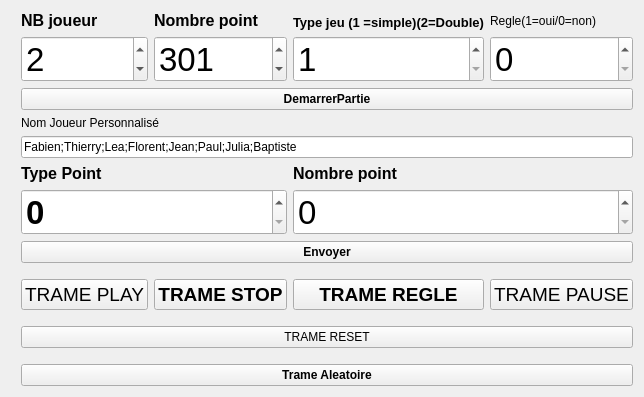
       <widget class="QWidget" name="testTrame">
        <attribute name="title">
         <string>Test Trame</string>
        </attribute>
        <layout class="QHBoxLayout" name="horizontalLayout_4">
         <item>
          <layout class="QVBoxLayout" name="verticalLayout_7">
           <property name="leftMargin">
            <number>5</number>
           </property>
           <item>
            <layout class="QGridLayout" name="gridLayout_5">
             <property name="leftMargin">
              <number>5</number>
             </property>
             <item row="10" column="1">
              <widget class="QPushButton" name="STOP">
               <property name="font">
                <font>
                 <pointsize>14</pointsize>
                 <weight>75</weight>
                 <bold>true</bold>
                </font>
               </property>
               <property name="text">
                <string>TRAME STOP</string>
               </property>
              </widget>
             </item>
             <item row="1" column="0">
              <widget class="QSpinBox" name="demarrerNbjoueur">
               <property name="font">
                <font>
                 <pointsize>25</pointsize>
                </font>
               </property>
               <property name="minimum">
                <number>1</number>
               </property>
               <property name="maximum">
                <number>12</number>
               </property>
               <property name="value">
                <number>2</number>
               </property>
              </widget>
             </item>
             <item row="0" column="2">
              <widget class="QLabel" name="label_5">
               <property name="font">
                <font>
                 <pointsize>10</pointsize>
                 <weight>75</weight>
                 <bold>true</bold>
                </font>
               </property>
               <property name="text">
                <string>Type jeu (1 =simple)(2=Double)</string>
               </property>
               <property name="alignment">
                <set>Qt::AlignBottom|Qt::AlignLeading|Qt::AlignLeft</set>
               </property>
              </widget>
             </item>
             <item row="1" column="1">
              <widget class="QSpinBox" name="nbPointjeu">
               <property name="font">
                <font>
                 <pointsize>25</pointsize>
                </font>
               </property>
               <property name="minimum">
                <number>101</number>
               </property>
               <property name="maximum">
                <number>1001</number>
               </property>
               <property name="value">
                <number>301</number>
               </property>
               <property name="displayIntegerBase">
                <number>10</number>
               </property>
              </widget>
             </item>
             <item row="0" column="0">
              <widget class="QLabel" name="label_3">
               <property name="font">
                <font>
                 <pointsize>12</pointsize>
                 <weight>75</weight>
                 <bold>true</bold>
                </font>
               </property>
               <property name="text">
                <string>NB joueur</string>
               </property>
               <property name="alignment">
                <set>Qt::AlignBottom|Qt::AlignLeading|Qt::AlignLeft</set>
               </property>
              </widget>
             </item>
             <item row="10" column="0">
              <widget class="QPushButton" name="PLAY">
               <property name="font">
                <font>
                 <pointsize>14</pointsize>
                </font>
               </property>
               <property name="text">
                <string>TRAME PLAY</string>
               </property>
              </widget>
             </item>
             <item row="0" column="1">
              <widget class="QLabel" name="label_4">
               <property name="font">
                <font>
                 <pointsize>12</pointsize>
                 <weight>75</weight>
                 <bold>true</bold>
                </font>
               </property>
               <property name="text">
                <string>Nombre point</string>
               </property>
               <property name="alignment">
                <set>Qt::AlignBottom|Qt::AlignLeading|Qt::AlignLeft</set>
               </property>
              </widget>
             </item>
             <item row="6" column="0">
              <widget class="QLabel" name="label">
               <property name="font">
                <font>
                 <pointsize>12</pointsize>
                 <weight>75</weight>
                 <bold>true</bold>
                </font>
               </property>
               <property name="text">
                <string>Type Point</string>
               </property>
               <property name="alignment">
                <set>Qt::AlignBottom|Qt::AlignLeading|Qt::AlignLeft</set>
               </property>
              </widget>
             </item>
             <item row="1" column="2">
              <widget class="QSpinBox" name="typedeJeu">
               <property name="font">
                <font>
                 <pointsize>25</pointsize>
                </font>
               </property>
               <property name="minimum">
                <number>1</number>
               </property>
               <property name="maximum">
                <number>2</number>
               </property>
              </widget>
             </item>
             <item row="1" column="3">
              <widget class="QSpinBox" name="Regle">
               <property name="font">
                <font>
                 <pointsize>25</pointsize>
                </font>
               </property>
               <property name="maximum">
                <number>1</number>
               </property>
              </widget>
             </item>
             <item row="2" column="0" colspan="4">
              <widget class="QPushButton" name="demarrerPartie">
               <property name="font">
                <font>
                 <weight>75</weight>
                 <bold>true</bold>
                </font>
               </property>
               <property name="text">
                <string>DemarrerPartie</string>
               </property>
              </widget>
             </item>
             <item row="7" column="2" colspan="2">
              <widget class="QSpinBox" name="nbPoint">
               <property name="font">
                <font>
                 <pointsize>25</pointsize>
                </font>
               </property>
               <property name="maximum">
                <number>1001</number>
               </property>
              </widget>
             </item>
             <item row="7" column="0" colspan="2">
              <widget class="QSpinBox" name="typePoint">
               <property name="font">
                <font>
                 <pointsize>25</pointsize>
                 <weight>75</weight>
                 <bold>true</bold>
                </font>
               </property>
               <property name="maximum">
                <number>3</number>
               </property>
              </widget>
             </item>
             <item row="6" column="2">
              <widget class="QLabel" name="label_2">
               <property name="font">
                <font>
                 <pointsize>12</pointsize>
                 <weight>75</weight>
                 <bold>true</bold>
                </font>
               </property>
               <property name="text">
                <string>Nombre point</string>
               </property>
               <property name="alignment">
                <set>Qt::AlignBottom|Qt::AlignLeading|Qt::AlignLeft</set>
               </property>
              </widget>
             </item>
             <item row="8" column="0" colspan="4">
              <widget class="QPushButton" name="EnvoyerImpact">
               <property name="font">
                <font>
                 <weight>75</weight>
                 <bold>true</bold>
                </font>
               </property>
               <property name="text">
                <string>Envoyer</string>
               </property>
              </widget>
             </item>
             <item row="10" column="3">
              <widget class="QPushButton" name="PAUSE">
               <property name="font">
                <font>
                 <pointsize>14</pointsize>
                </font>
               </property>
               <property name="text">
                <string>TRAME PAUSE</string>
               </property>
              </widget>
             </item>
             <item row="12" column="0" colspan="4">
              <widget class="QPushButton" name="pushButton">
               <property name="text">
                <string>TRAME RESET</string>
               </property>
              </widget>
             </item>
             <item row="15" column="0" colspan="4">
              <widget class="QPushButton" name="TrameAleatoire">
               <property name="font">
                <font>
                 <weight>75</weight>
                 <bold>true</bold>
                </font>
               </property>
               <property name="text">
                <string>Trame Aleatoire</string>
               </property>
              </widget>
             </item>
             <item row="10" column="2">
              <widget class="QPushButton" name="boutonRegle">
               <property name="font">
                <font>
                 <pointsize>14</pointsize>
                 <weight>75</weight>
                 <bold>true</bold>
                </font>
               </property>
               <property name="text">
                <string>TRAME REGLE</string>
               </property>
              </widget>
             </item>
             <item row="0" column="3">
              <widget class="QLabel" name="label_6">
               <property name="text">
                <string>Regle(1=oui/0=non)</string>
               </property>
              </widget>
             </item>
             <item row="9" column="0" colspan="4">
              <spacer name="verticalSpacer">
               <property name="orientation">
                <enum>Qt::Vertical</enum>
               </property>
               <property name="sizeHint" stdset="0">
                <size>
                 <width>10</width>
                 <height>10</height>
                </size>
               </property>
              </spacer>
             </item>
             <item row="11" column="0" colspan="4">
              <spacer name="verticalSpacer_3">
               <property name="orientation">
                <enum>Qt::Vertical</enum>
               </property>
               <property name="sizeHint" stdset="0">
                <size>
                 <width>10</width>
                 <height>10</height>
                </size>
               </property>
              </spacer>
             </item>
             <item row="13" column="0" colspan="4">
              <spacer name="verticalSpacer_2">
               <property name="orientation">
                <enum>Qt::Vertical</enum>
               </property>
               <property name="sizeHint" stdset="0">
                <size>
                 <width>10</width>
                 <height>10</height>
                </size>
               </property>
              </spacer>
             </item>
             <item row="4" column="0" colspan="4">
              <widget class="QLineEdit" name="lineEditJoueurPerso">
               <property name="text">
                <string>Fabien;Thierry;Lea;Florent;Jean;Paul;Julia;Baptiste</string>
               </property>
              </widget>
             </item>
             <item row="3" column="0" colspan="4">
              <widget class="QLabel" name="label_12">
               <property name="text">
                <string>Nom Joueur Personnalisé</string>
               </property>
              </widget>
             </item>
            </layout>
           </item>
          </layout>
         </item>
        </layout>
       </widget>
